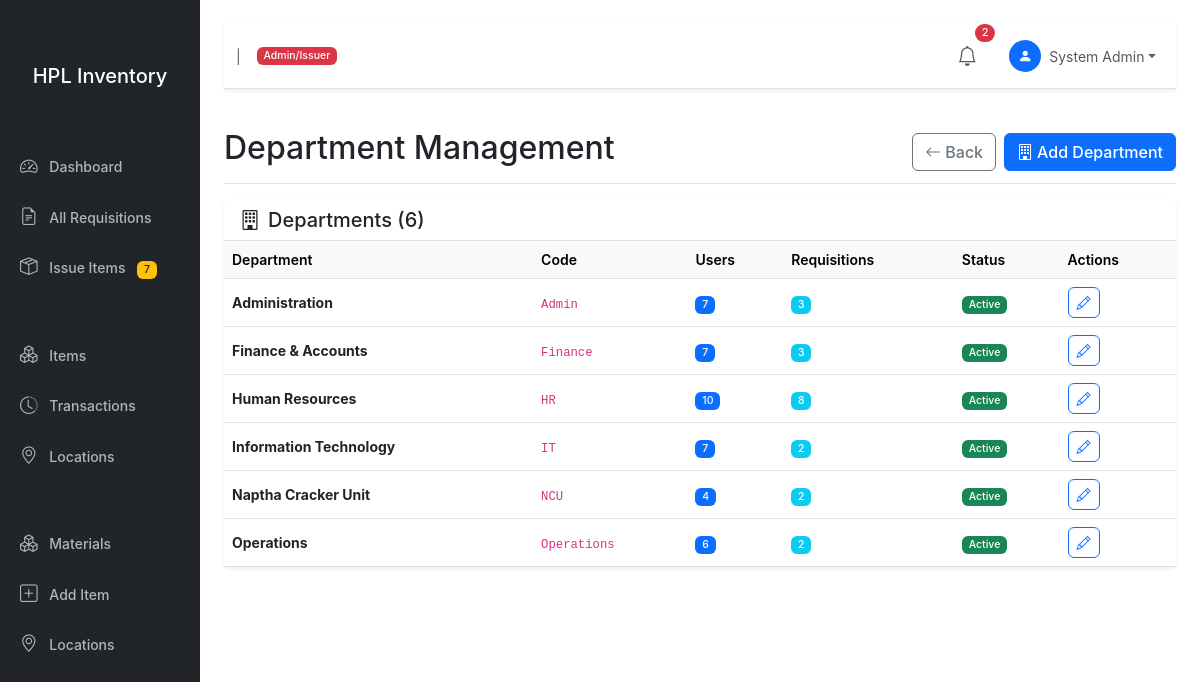
Page /super-admin/departments/ (signed in) on the committed database.
### core/models.py (models this page shows, shortened)
class User(AbstractUser):
    ROLE_CHOICES = [
        ('initiator', 'Initiator'),
        ('hod', 'Head of Department'),
        ('admin', 'Admin/Issuer'),
        ('super_admin', 'Super Admin'),
    ]
    role = models.CharField(
        max_length=20,
        choices=ROLE_CHOICES,
        default='initiator',
        help_text="User role determines permissions and workflow capabilities"
    )
    department = models.ForeignKey(
        Department,
        on_delete=models.SET_NULL,
        null=True,
        blank=True,
        related_name='users',
        help_text="Department for HOD authorization scope"
    )
    employee_id = models.CharField(
        max_length=50,
        unique=True,
        blank=True,
        null=True,
        help_text="HPL Employee ID"
    )
    phone = models.CharField(max_length=20, blank=True, null=True)
    is_active = models.BooleanField(default=True)
    created_at = models.DateTimeField(auto_now_add=True)
    updated_at = models.DateTimeField(auto_now=True)
    class Meta:
        verbose_name = 'User'
        verbose_name_plural = 'Users'
        ordering = ['department', 'username']
    def get_full_name(self):
        if self.first_name and self.last_name:
            return f"{self.first_name} {self.last_name}"
        return self.username
    @property
    def is_super_admin(self):
        return self.role == 'super_admin'
    @property
    def is_hod(self):
        return self.role == 'hod'
    @property
    def is_admin(self):
        return self.role == 'admin'
    @property
    def is_initiator(self):
        return self.role == 'initiator'
    def get_pending_requisitions_count(self):
        if self.is_super_admin:
            from requisition.models import Requisition
            return Requisition.objects.filter(
                status__in=['pending_hod', 'authorized']
            ).count()
        elif self.is_hod:
            from requisition.models import Requisition
            return Requisition.objects.filter(
                status='pending_hod',
                initiator__department=self.department
            ).count()
        elif self.is_admin:
            from requisition.models import Requisition
            return Requisition.objects.filter(status='authorized').count()
        return 0

class Department(models.Model):
    name = models.CharField(max_length=100, unique=True)
    code = models.CharField(max_length=10, unique=True)
    is_active = models.BooleanField(default=True)
    created_at = models.DateTimeField(auto_now_add=True)
    updated_at = models.DateTimeField(auto_now=True)
    class Meta:
        verbose_name = 'Department'
        verbose_name_plural = 'Departments'
        ordering = ['name']

### core/views.py (the view)
# urls.py: path('super-admin/departments/', views.DepartmentManagementView.as_view(), name='department_management'),
class DepartmentManagementView(SuperAdminRequiredMixin, ListView):
    model = Department
    template_name = 'core/department_management.html'
    context_object_name = 'departments'
    def get_queryset(self):
        return Department.objects.annotate(
            user_count=Count('users'),
            requisition_count=Count('users__requisitions', distinct=True)
        ).order_by('name')
    def get_context_data(self, **kwargs):
        context = super().get_context_data(**kwargs)
        context['title'] = 'Department Management'
        return context

### core/views.py (called while the page is built)
    def test_func(self):
        return self.request.user.is_super_admin or self.request.user.is_superuser

### templates/core/department_management.html (shortened to what this page needs)
{% extends 'base.html' %}
{% block content %}
<div class="d-flex justify-content-between flex-wrap flex-md-nowrap align-items-center pt-3 pb-2 mb-3 border-bottom">
    <h1 class="h2">Department Management</h1>
    <div class="btn-toolbar mb-2 mb-md-0">
        <a href="{% url 'core:super_admin_dashboard' %}" class="btn btn-outline-secondary me-2">
            <i class="bi bi-arrow-left me-1"></i>Back
        </a>
        <a href="{% url 'core:department_create' %}" class="btn btn-primary">
            <i class="bi bi-building me-1"></i>Add Department
        </a>
    </div>
</div>
<div class="card">
    <div class="card-header bg-white">
        <h5 class="mb-0">
            <i class="bi bi-building me-2"></i>Departments ({{ departments|length }})
        </h5>
    </div>
    <div class="card-body p-0">
        {% if departments %}
        <div class="table-responsive">
            <table class="table table-hover mb-0">
                <thead class="table-light">
                    <tr>
                        <th>Department</th>
                        <th>Code</th>
                        <th>Users</th>
                        <th>Requisitions</th>
                        <th>Status</th>
                        <th>Actions</th>
                    </tr>
                </thead>
                <tbody>
                    {% for dept in departments %}
                    <tr>
                        <td><strong>{{ dept.name }}</strong></td>
                        <td><code>{{ dept.code }}</code></td>
                        <td>
                            <span class="badge bg-primary">{{ dept.user_count }}</span>
                        </td>
                        <td>
                            <span class="badge bg-info">{{ dept.requisition_count }}</span>
                        </td>
                        <td>
                            {% if dept.is_active %}
                            <span class="badge bg-success">Active</span>
                            {% else %}
                            <span class="badge bg-danger">Inactive</span>
                            {% endif %}
                        </td>
                        <td>
                            <a href="{% url 'core:department_update' dept.pk %}" class="btn btn-outline-primary btn-sm" title="Edit">
                                <i class="bi bi-pencil"></i>
                            </a>
                        </td>
                    </tr>
                    {% endfor %}
                </tbody>
            </table>
        </div>
        {% else %}
        <div class="text-center py-5">
            <i class="bi bi-building text-muted fs-1 d-block mb-2"></i>
            <p class="text-muted mb-3">No departments found</p>
            <a href="{% url 'core:department_create' %}" class="btn btn-primary">Add First Department</a>
        </div>
        {% endif %}
    </div>
</div>
{% endblock %}

### templates/partials/navbar.html (shortened to what this page needs)
<nav class="navbar navbar-expand-lg navbar-light bg-white border-bottom mb-4">
    <div class="container-fluid">
        <div class="d-flex align-items-center">
            <span class="me-3 text-muted">|</span>
            <span class="badge {% if user.is_admin %}bg-danger{% elif user.is_hod %}bg-warning text-dark{% else %}bg-info{% endif %} me-2">
                {{ user.get_role_display }}
            </span>
        </div>
        <div class="collapse navbar-collapse justify-content-end">
            <ul class="navbar-nav align-items-center">
                <li class="nav-item dropdown me-3">
                    <a class="nav-link position-relative" href="#" role="button"
                       data-bs-toggle="dropdown" id="notificationDropdown">
                        <i class="bi bi-bell fs-5"></i>
                        <span class="position-absolute top-0 start-100 translate-middle badge rounded-pill bg-danger"
                              id="notificationBadge" style="display: none;">
                        </span>
                    </a>
                </li>
                <li class="nav-item dropdown">
                    <a class="nav-link dropdown-toggle d-flex align-items-center" href="#"
                       role="button" data-bs-toggle="dropdown">
                        <div class="bg-primary text-white rounded-circle d-flex align-items-center justify-content-center me-2"
                             style="width: 32px; height: 32px;">
                            <i class="bi bi-person-fill"></i>
                        </div>
                        <span>{{ user.get_full_name }}</span>
                    </a>
                </li>
            </ul>
        </div>
    </div>
</nav>

### static/css/style.css (style rules this page uses)
:root { --sidebar-width: 250px; --primary-color: #0d6efd; --secondary-color: #6c757d; --success-color: #198754; --warning-color: #ffc107; --danger-color: #dc3545; --info-color: #0dcaf0; }
body { font-family: -apple-system, BlinkMacSystemFont, 'Segoe UI', Roboto, 'Helvetica Neue', Arial, sans-serif; font-size: 14px; }
.card { border: none; box-shadow: 0 0.125rem 0.25rem rgba(0, 0, 0, 0.075); }
.card-header { font-weight: 600; border-bottom: 1px solid rgba(0, 0, 0, 0.125); }
.table th { font-weight: 600; border-top: none; }
.table td { vertical-align: middle; }
.btn { font-weight: 500; border-radius: 0.375rem; }
.btn-primary { background-color: var(--primary-color); border-color: var(--primary-color); }
.badge { font-weight: 500; padding: 0.35em 0.65em; }
.navbar { box-shadow: 0 0.125rem 0.25rem rgba(0, 0, 0, 0.075); }

### rows in the picture
User: role "Admin/Issuer", get_full_name "System Admin"
Department: name "Administration", code "Admin", user_count "7", requisition_count "3", is_active "Active"
Department: name "Finance & Accounts", code "Finance", user_count "7", requisition_count "3", is_active "Active"
Department: name "Human Resources", code "HR", user_count "10", requisition_count "8", is_active "Active"
Department: name "Information Technology", code "IT", user_count "7", requisition_count "2", is_active "Active"
Department: name "Naptha Cracker Unit", code "NCU", user_count "4", requisition_count "2", is_active "Active"
Department: name "Operations", code "Operations", user_count "6", requisition_count "2", is_active "Active"

### other values in the picture
{{ pending_count }} "7"
{{ departments|length }} "6"
